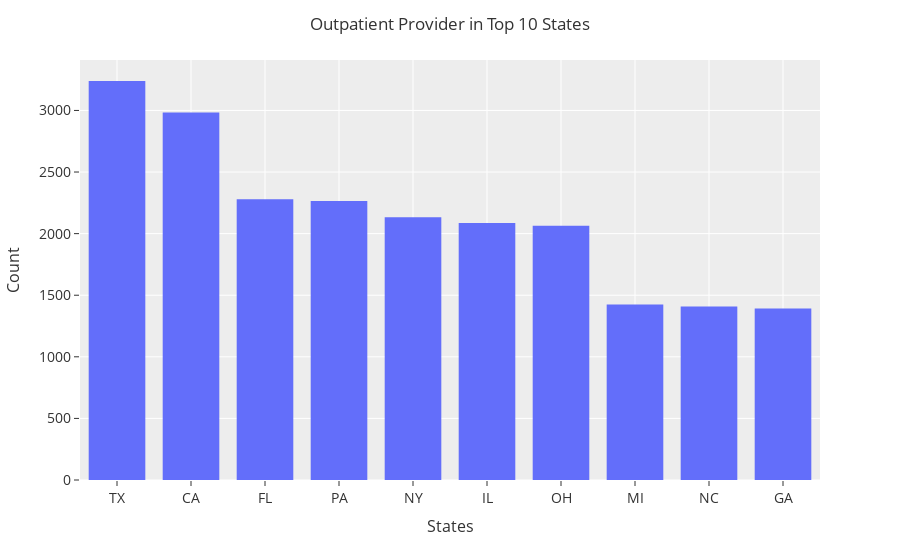

Notebook code for this chart:
### Code cell
# Outpatient by State
state_count  = outpatient_df['Provider State'].value_counts()
state_count = state_count[:10,]
fig = px.histogram(x = state_count.index, y = state_count.values)
fig.update_layout(
    title='Outpatient Provider in Top 10 States',
    template='ggplot2',
    xaxis=dict(
        title='States',
        titlefont_size=16,
        tickfont_size=14,
    ),
    yaxis=dict(
        title='Count',
        titlefont_size=16,
        tickfont_size=14,
    ),
    legend=dict(
        x=0,
        y=1.0,
        bgcolor='rgba(255, 255, 255, 0)',
        bordercolor='rgba(255, 255, 255, 0)'
    ),
    barmode='group',
    bargap=0.15,
    bargroupgap=0.1 
)
fig.layout.xaxis.type = 'category'
fig.show()

### Figure 1 — Plotly figure (JSON) as saved in the notebook; plotly's stock layout.template omitted (floating-point values rounded to 4 significant figures)
{"data": [{"alignmentgroup": "True", "bingroup": "x", "histfunc": "sum", "hovertemplate": "x=%{x}<br>sum of y=%{y}<extra></extra>", "legendgroup": "", "marker": {"color": "#636efa", "pattern": {"shape": ""}}, "name": "", "offsetgroup": "", "orientation": "v", "showlegend": false, "type": "histogram", "x": ["TX", "CA", "FL", "PA", "NY", "IL", "OH", "MI", "NC", "GA"], "xaxis": "x", "y": [3239, 2983, 2279, 2264, 2133, 2087, 2064, 1424, 1409, 1393], "yaxis": "y"}], "layout": {"bargap": 0.15, "bargroupgap": 0.1, "barmode": "group", "legend": {"bgcolor": "rgba(255, 255, 255, 0)", "bordercolor": "rgba(255, 255, 255, 0)", "tracegroupgap": 0, "x": 0, "y": 1}, "margin": {"t": 60}, "title": {"text": "Outpatient Provider in Top 10 States"}, "xaxis": {"anchor": "y", "domain": [0, 1], "tickfont": {"size": 14}, "title": {"font": {"size": 16}, "text": "States"}, "type": "category"}, "yaxis": {"anchor": "x", "domain": [0, 1], "tickfont": {"size": 14}, "title": {"font": {"size": 16}, "text": "Count"}}}}
